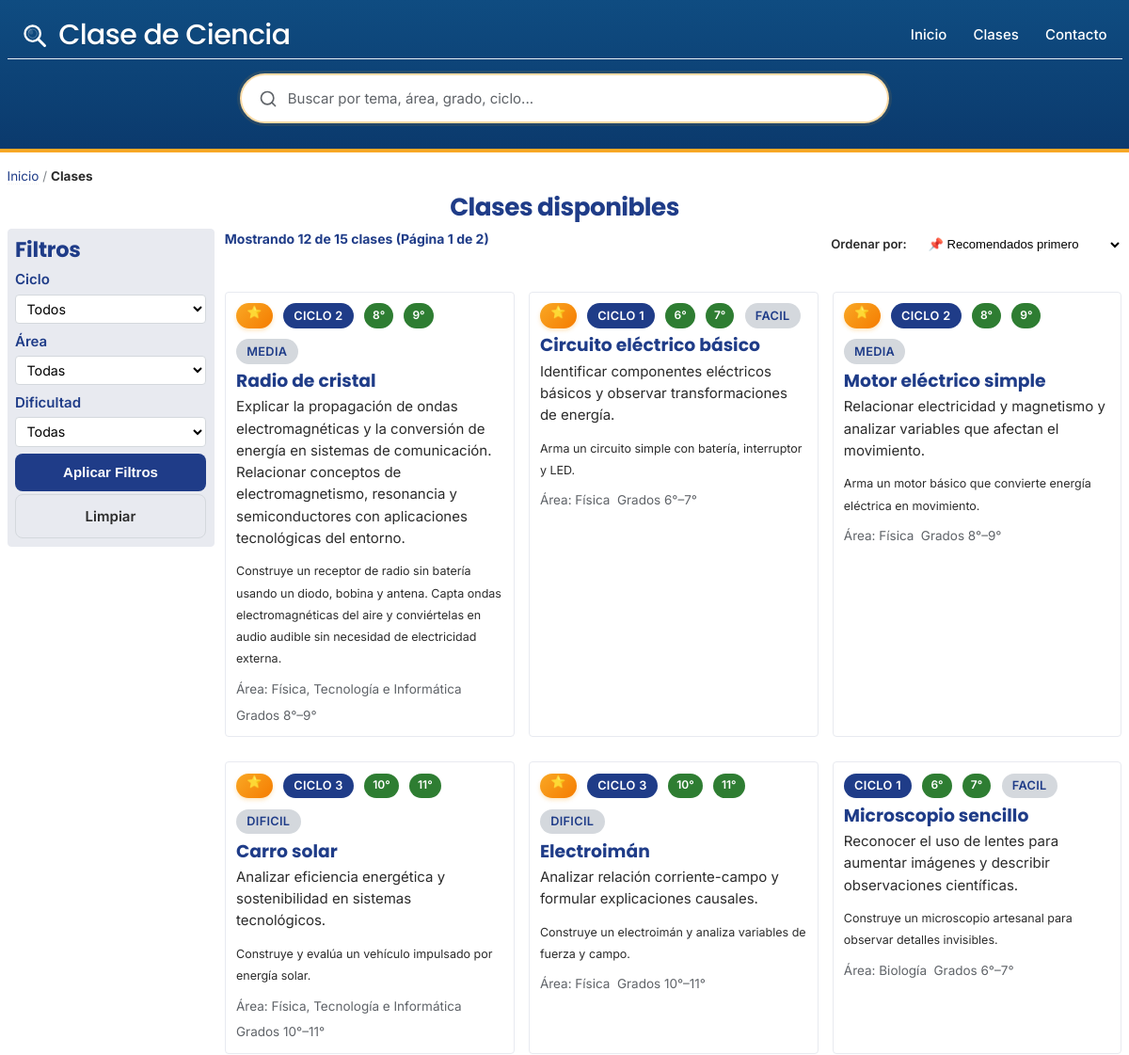
The app's page /clases.php (upper part), older data.
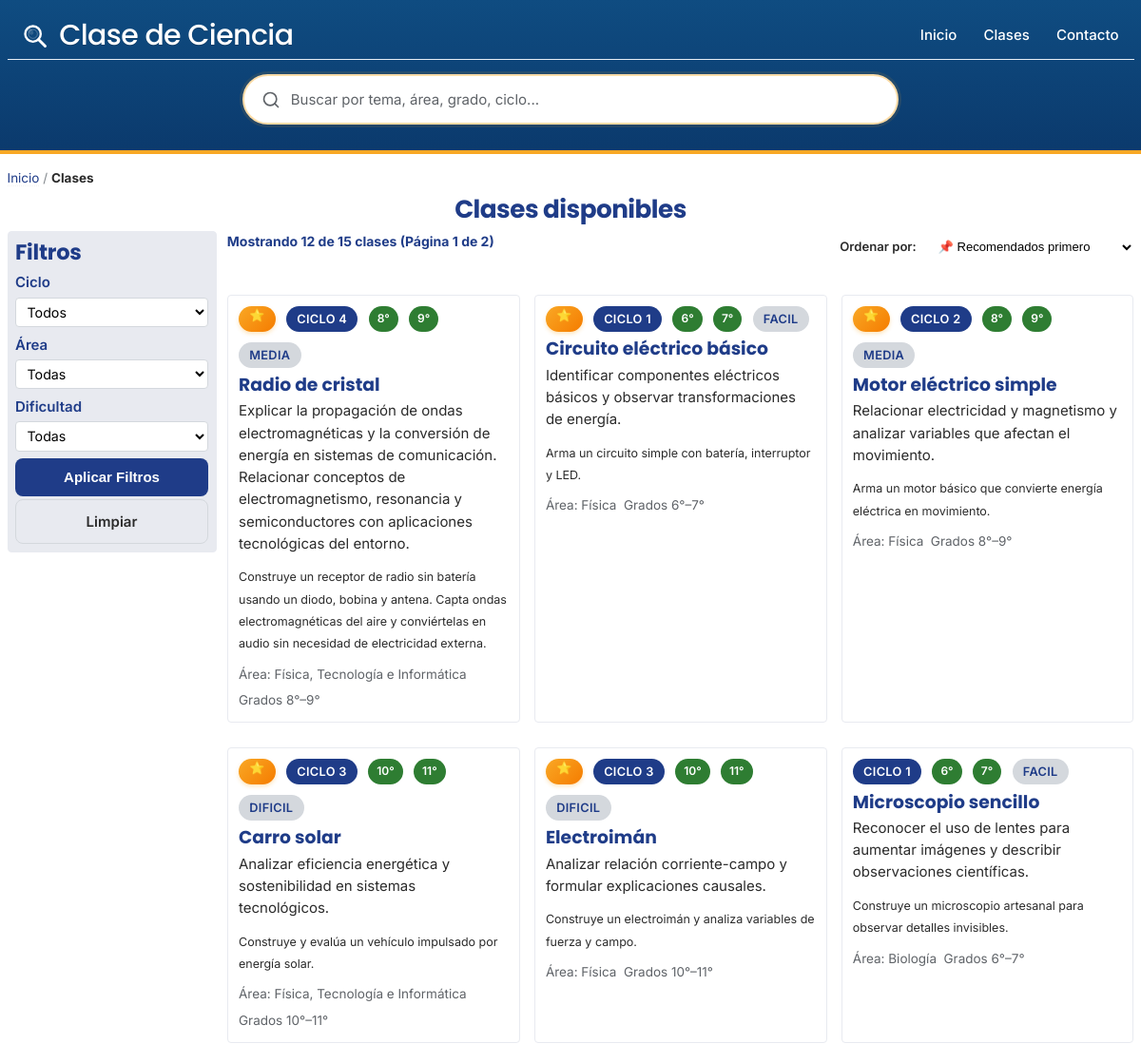
The same page, newer data.
### tables this page shows
CREATE TABLE `clases` (
  `id` int(11) NOT NULL,
  `nombre` varchar(180) NOT NULL,
  `slug` varchar(180) NOT NULL,
  `ciclo` tinyint(1) NOT NULL,
  `grados` longtext DEFAULT NULL CHECK (json_valid(`grados`)),
  `dificultad` varchar(32) DEFAULT NULL,
  `duracion_minutos` int(11) DEFAULT NULL,
  `resumen` text DEFAULT NULL,
  `objetivo_aprendizaje` text DEFAULT NULL,
  `imagen_portada` varchar(255) DEFAULT NULL,
  `video_portada` varchar(255) DEFAULT NULL,
  `seguridad` longtext DEFAULT NULL CHECK (json_valid(`seguridad`)),
  `seo_title` varchar(160) DEFAULT NULL,
  `seo_description` varchar(255) DEFAULT NULL,
  `activo` tinyint(1) NOT NULL DEFAULT 1,
  `destacado` tinyint(1) NOT NULL DEFAULT 0,
  `orden_popularidad` int(11) NOT NULL DEFAULT 0,
  `status` enum('draft','published') NOT NULL DEFAULT 'draft',
  `published_at` datetime DEFAULT NULL,
  `autor` varchar(120) DEFAULT NULL,
  `contenido_html` mediumtext DEFAULT NULL,
  `created_at` datetime NOT NULL DEFAULT current_timestamp(),
  `updated_at` datetime NOT NULL DEFAULT current_timestamp() ON UPDATE current_timestamp()
);

### includes/functions.php (called while the page is built, shortened)
<?php
function h($string) {
    return htmlspecialchars($string, ENT_QUOTES, 'UTF-8');
}
function get_current_page() {
    return isset($_GET['page']) ? max(1, intval($_GET['page'])) : 1;
}
function get_offset($page = null) {
    $page = $page ?? get_current_page();
    return ($page - 1) * POSTS_PER_PAGE;
}

### clases.php (the view, shortened to what the changed rows need)
<?php
require_once 'config.php';
require_once 'includes/functions.php';
function cdc_get_proyectos($pdo, $filters = [], $limit = 12, $offset = 0) {
    $params = [];
    $where = ["c.activo = 1"];
    $joins = [
        "LEFT JOIN clase_areas ca ON ca.clase_id = c.id",
        "LEFT JOIN areas a ON a.id = ca.area_id"
    ];
    $sort = $filters['sort'] ?? 'recomendados';
    if ($sort === 'recientes') { $order_by = "ORDER BY c.updated_at DESC, c.destacado DESC"; }
    elseif ($sort === 'grado') { $order_by = "ORDER BY JSON_EXTRACT(c.grados, '$[0]') ASC, c.destacado DESC"; }
    else { $order_by = "ORDER BY c.destacado DESC, c.orden_popularidad DESC, c.updated_at DESC"; }
    $sql = "SELECT c.*, GROUP_CONCAT(DISTINCT a.nombre SEPARATOR ', ') AS areas_nombres
            FROM clases c
            " . implode(' ', array_unique($joins)) . "
            WHERE " . implode(' AND ', $where) . "
            GROUP BY c.id
            " . $order_by . "
            LIMIT ? OFFSET ?";
    $params[] = (int)$limit; $params[] = (int)$offset;
    $stmt = $pdo->prepare($sql);
    $stmt->execute($params);
    return $stmt->fetchAll();
}
$filters = [];
$q = trim($_GET['q'] ?? '');
$proyectos = [];
if ($q !== '' && empty($filters)) {
    try {
        $stmt = $pdo->query("SELECT c.*,
            GROUP_CONCAT(DISTINCT a.nombre ORDER BY a.nombre SEPARATOR ', ') AS areas,
            GROUP_CONCAT(DISTINCT comp.nombre ORDER BY comp.nombre SEPARATOR ' | ') AS competencias,
            GROUP_CONCAT(DISTINCT ct.tag ORDER BY ct.tag SEPARATOR ', ') AS tags
            FROM clases c
            LEFT JOIN clase_areas ca ON ca.clase_id = c.id
            LEFT JOIN areas a ON a.id = ca.area_id
            LEFT JOIN clase_competencias cc ON cc.clase_id = c.id
            LEFT JOIN competencias comp ON comp.id = cc.competencia_id
            LEFT JOIN clase_tags ct ON ct.clase_id = c.id
            WHERE c.activo = 1
            GROUP BY c.id
            ORDER BY c.destacado DESC, c.orden_popularidad DESC, c.updated_at DESC");
        $clases = $stmt->fetchAll(PDO::FETCH_ASSOC) ?: [];
        $normalize = function($text) {
            $text = strtolower((string)$text);
            $text = str_replace(['á','é','í','ó','ú','ñ','ü'], ['a','e','i','o','u','n','u'], $text);
            return $text;
        };
        $qn = $normalize($q);
        foreach ($clases as $clase) {
            $grados_array = json_decode($clase['grados'] ?? '[]', true) ?: [];
            $grados_texto = !empty($grados_array) ? implode('°, ', $grados_array) . '°' : '';
            $ciclos_nombres = [1 => 'Ciclo 1: Exploración', 2 => 'Ciclo 2: Experimentación', 3 => 'Ciclo 3: Análisis'];
            $ciclo_nombre = $ciclos_nombres[(int)$clase['ciclo']] ?? ('Ciclo ' . (int)$clase['ciclo']);
            $dmap = ['facil'=>'Fácil','media'=>'Media','dificil'=>'Difícil','medio'=>'Medio'];
            $dificultad_label = $dmap[$normalize($clase['dificultad'])] ?? ucfirst($clase['dificultad']);
            $keywords = [];
            foreach ($grados_array as $g) { $keywords[] = 'grado ' . $g; $keywords[] = $g . ' grado'; $keywords[] = 'grado' . $g; }
            $keywords[] = 'ciclo ' . $clase['ciclo']; $keywords[] = 'ciclo' . $clase['ciclo'];
            if (!empty($clase['competencias'])) {
                $comps = explode(' | ', $clase['competencias']);
                foreach ($comps as $comp) {
                    if (stripos($comp, 'indagación') !== false || stripos($comp, 'pregunta') !== false) { $keywords = array_merge($keywords, ['indagacion','preguntas','investigacion']); }
                    if (stripos($comp, 'explicación') !== false || stripos($comp, 'explico') !== false) { $keywords = array_merge($keywords, ['explicacion','explicar','razonamiento']); }
                    if (stripos($comp, 'uso') !== false || stripos($comp, 'aplico') !== false) { $keywords = array_merge($keywords, ['aplicacion','practica','cotidiano']); }
                    if (stripos($comp, 'observo') !== false || stripos($comp, 'registro') !== false) { $keywords = array_merge($keywords, ['observacion','datos','registro']); }
                    if (stripos($comp, 'modelo') !== false) { $keywords = array_merge($keywords, ['modelado','representacion']); }
                    if (stripos($comp, 'cálculo') !== false || stripos($comp, 'medición') !== false) { $keywords = array_merge($keywords, ['medicion','calculo','matematicas']); }
                }
            }
            $search_parts = [
                $clase['nombre'] ?? '',
                $clase['resumen'] ?? '',
                $clase['objetivo_aprendizaje'] ?? '',
                $clase['areas'] ?? '',
                $clase['tags'] ?? '',
                $ciclo_nombre,
                $grados_texto,
                $dificultad_label,
                implode(' ', array_unique($keywords))
            ];
            $search_text = $normalize(implode(' ', $search_parts));
            if ($qn === '' || strpos($search_text, $qn) !== false) {
                $proyectos[] = $clase;
            }
        }
        $total = count($proyectos);
    } catch (PDOException $e) {
        error_log('Error en búsqueda inteligente: ' . $e->getMessage());
        $proyectos = []; $total = 0;
    }
} else {
    $current_page = get_current_page();
    $offset = get_offset($current_page);
    $proyectos = cdc_get_proyectos($pdo, $filters, POSTS_PER_PAGE, $offset);
}
include 'includes/header.php';
?>
<div class="container library-page">
    <h1><?= $q !== '' && empty($filters) ? 'Resultados de búsqueda' : 'Clases disponibles' ?></h1>
    <div class="library-layout">
        <aside class="filters-sidebar">
            <h2>Filtros</h2>
        </aside>
        <div class="library-content">
            <?php if (empty($proyectos)): ?>
            <div class="no-results">
                <p>No hay clases con los criterios seleccionados.</p>
                <a href="/clases" class="btn btn-secondary">Ver todas</a>
            </div>
            <?php else: ?>
            <div class="articles-grid">
                <?php foreach ($proyectos as $p): ?>
                <article class="article-card" data-href="/proyecto.php?slug=<?= h($p['slug']) ?>">
                    <a class="card-link" href="/proyecto.php?slug=<?= h($p['slug']) ?>">
                        <div class="card-content">
                            <div class="card-meta">
                                <?php if (!empty($p['destacado'])): ?>
                                <span class="badge badge-destacado" title="Recomendado">⭐</span>
                                <?php endif; ?>
                                <span class="section-badge">Ciclo <?= h($p['ciclo']) ?></span>
                                <?php
                                if (!empty($p['grados'])) {
                                    $grados = json_decode($p['grados'], true);
                                    if (is_array($grados) && count($grados) > 0) {
                                        foreach ($grados as $grado) { echo '<span class="grade-badge">' . (int)$grado . '°</span>'; }
                                    }
                                }
                                ?>
                                <span class="difficulty-badge"><?= h(ucfirst(is_string($p['dificultad']) ? $p['dificultad'] : '')) ?></span>
                            </div>
                            <h3><?= h($p['nombre']) ?></h3>
                            <?php if (!empty($p['objetivo_aprendizaje'])): ?>
                            <p class="objective"><?= h($p['objetivo_aprendizaje']) ?></p>
                            <?php endif; ?>
                            <?php if (!empty($p['resumen'])): ?>
                            <p class="excerpt"><small><?= h($p['resumen']) ?></small></p>
                            <?php endif; ?>
                            <div class="card-footer">
                                <?php
                                $area_label = !empty($p['areas_nombres']) ? $p['areas_nombres'] : ($p['areas'] ?? '');
                                $edad_label = '';
                                if (!empty($p['grados'])) {
                                    $gr = json_decode($p['grados'], true);
                                    if (is_array($gr) && count($gr) > 0) {
                                        $minG = min($gr); $maxG = max($gr);
                                        $edad_label = 'Grados ' . (int)$minG . '°–' . (int)$maxG . '°';
                                    }
                                }
                                ?>
                                <?php if ($area_label): ?><span class="area">Área: <?= h($area_label) ?></span><?php endif; ?>
                                <?php if ($edad_label): ?><span class="age"><?= h($edad_label) ?></span><?php endif; ?>
                            </div>
                        </div>
                    </a>
                </article>
                <?php endforeach; ?>
            </div>
            <?php endif; ?>
        </div>
    </div>
</div>
<?php include 'includes/footer.php'; ?>

Row changes from the older to the newer data that the page shows:
changed clases "Radio de cristal": ciclo "2" → "4"; resumen "…y conviértelas en audio audible sin necesidad de electricidad…" → "…y conviértelas en audio sin necesidad de electricidad…"
